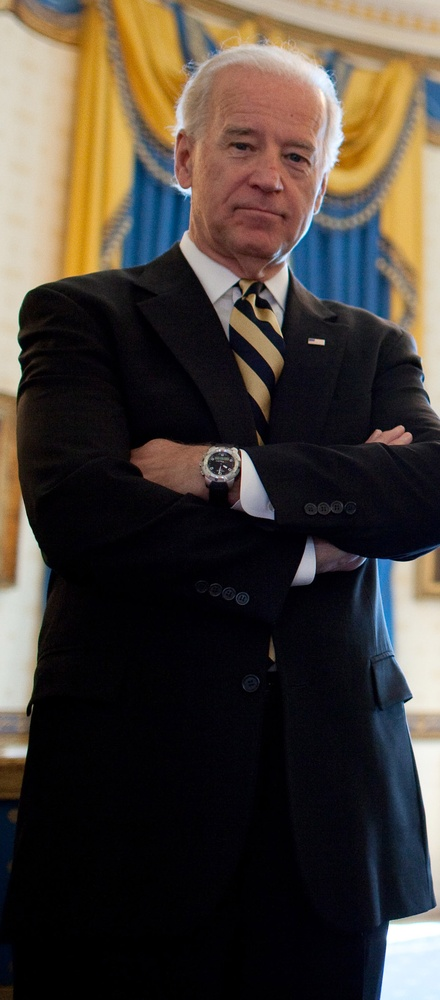
#> input picture Source Code/biden.jpg, 440 x 1000 px, shrunk from 970 x 2204 before the run
$ python channels.py --image biden.jpg
#> lines starting #> are read from the running program, lines starting #| are printed output that depends on the picture
import numpy as np
import argparse
import cv2

# fetching the arguments and save in dictionary
ap = argparse.ArgumentParser()
ap.add_argument("-i", "--image", required = True, help = "Enter path to the image")
args = vars(ap.parse_args())

# loading and converting the image into numpy array
image = cv2.imread(args["image"])
#> image is the input picture: shape (1000, 440, 3); mean B, G, R 55.5, 62.7, 70.8
#cv2.imshow("Original", image)
#cv2.waitKey(0)

#split the image based on channels
(B, G, R) = cv2.split(image)
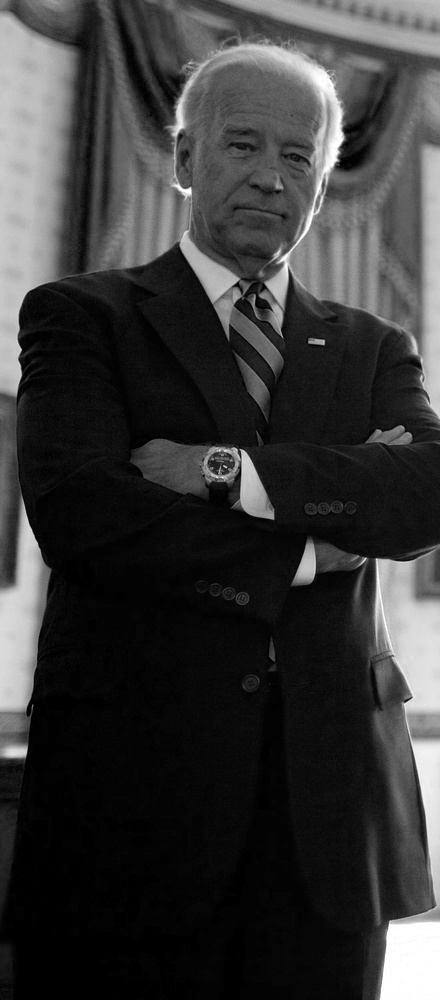
#> B: shape (1000, 440); min 0, max 255, mean 55.5
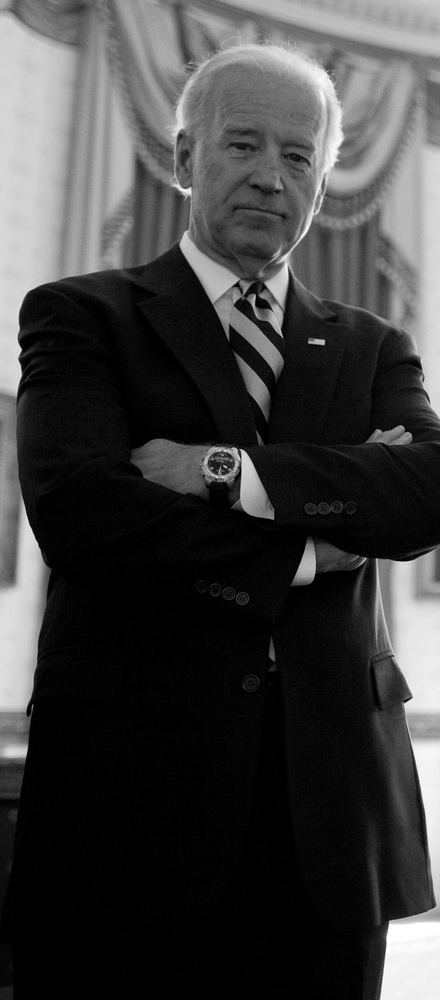
#> G: shape (1000, 440); min 0, max 255, mean 62.7
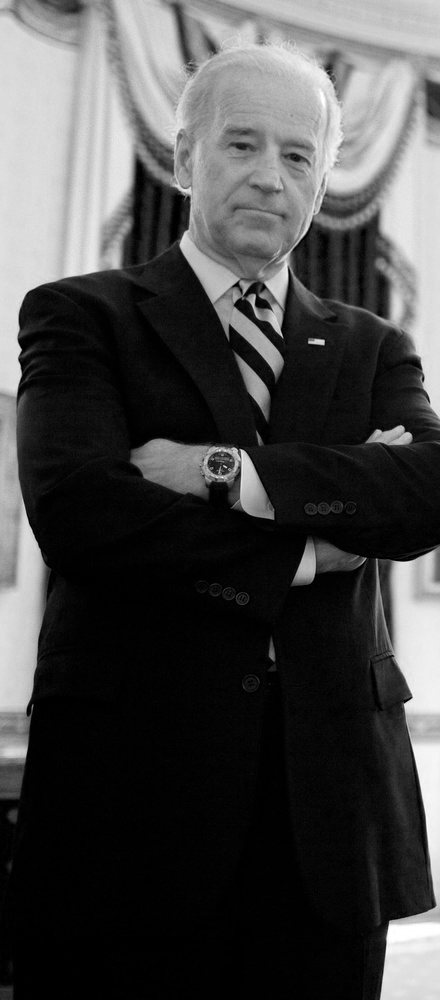
#> R: shape (1000, 440); min 0, max 255, mean 70.8

cv2.imshow("Red", R)
cv2.imshow("Green", G)
cv2.imshow("Blue", B)
cv2.waitKey(0)


#alternate method
zeros = np.zeros(image.shape[:2], dtype = "uint8")
cv2.imshow("Red", cv2.merge([zeros, zeros, R]))
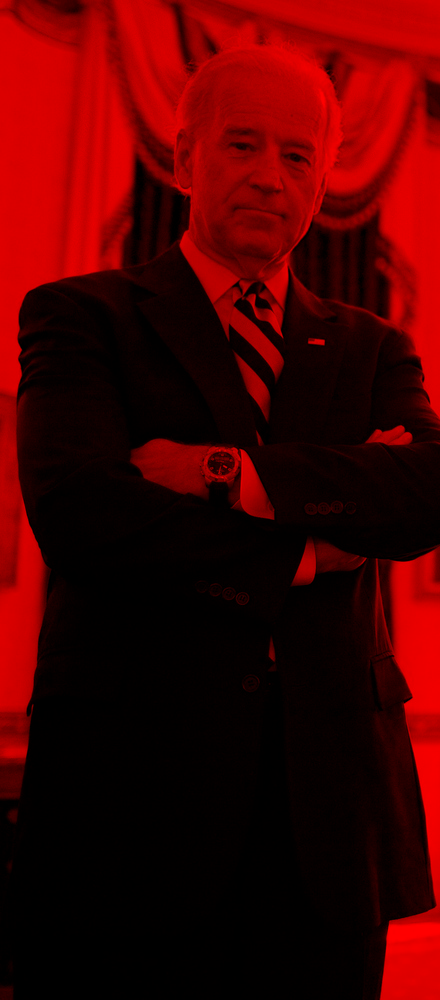
#> window 'Red': shape (1000, 440, 3); mean B, G, R 0, 0, 70.8
cv2.imshow("Green", cv2.merge([zeros, G, zeros]))
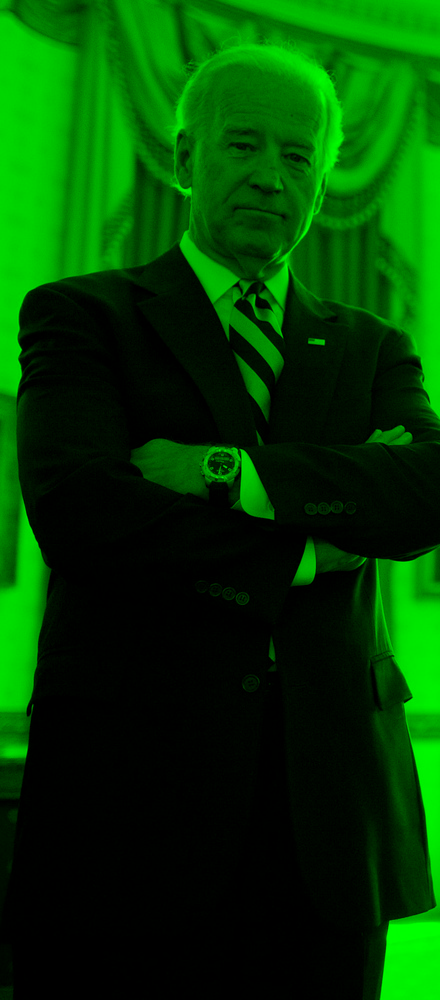
#> window 'Green': shape (1000, 440, 3); mean B, G, R 0, 62.7, 0
cv2.imshow("Blue", cv2.merge([B, zeros, zeros]))
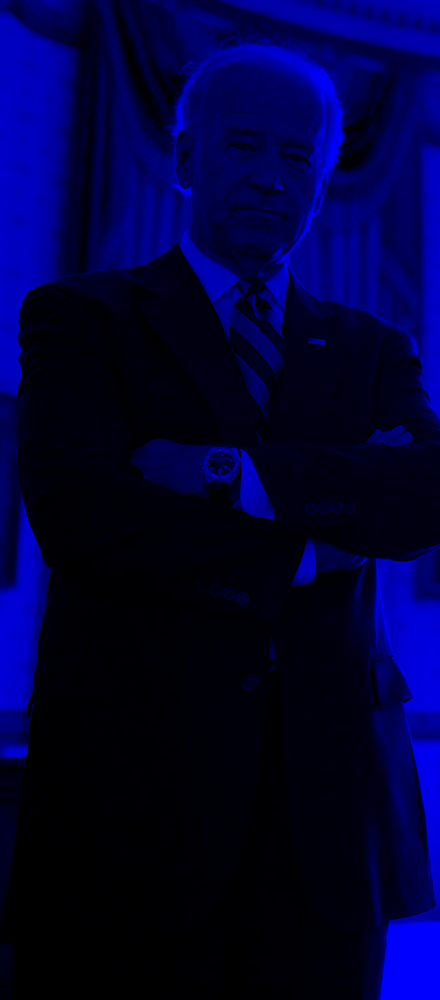
#> window 'Blue': shape (1000, 440, 3); mean B, G, R 55.5, 0, 0
cv2.waitKey(0)

#merge back the channels
merged = cv2.merge([B, G, R])
cv2.imshow("merged", merged)
cv2.waitKey(0)

$ run again, on Source Code/obama.jpg
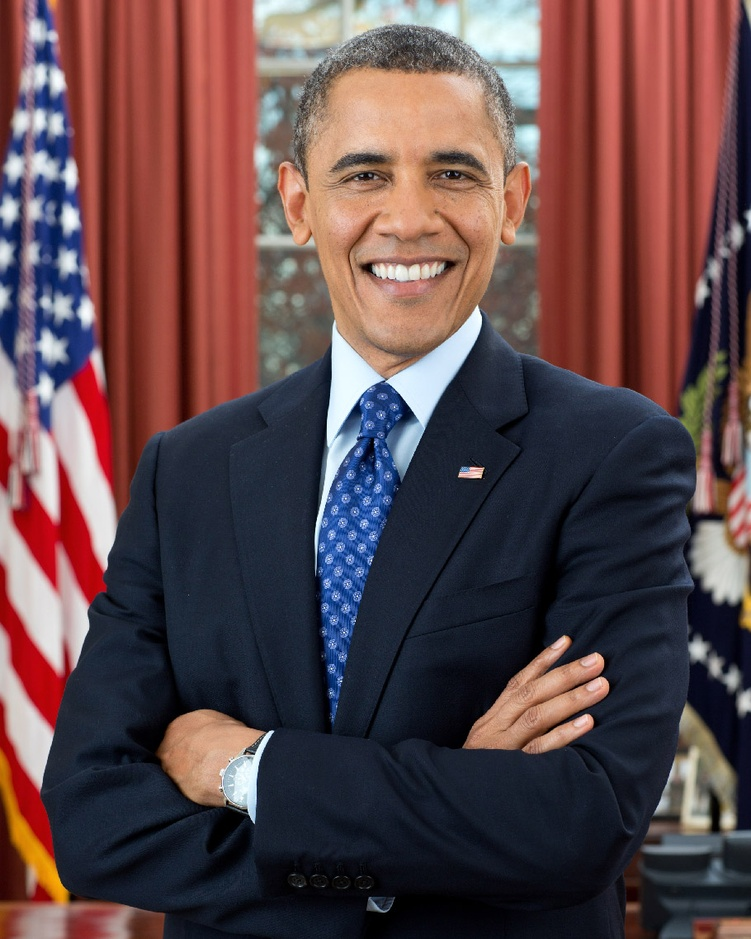
#> input picture Source Code/obama.jpg, 751 x 939 px, shrunk from 910 x 1137 before the run
#> image is the input picture: shape (939, 751, 3); mean B, G, R 74.7, 71.7, 95
#> `cv2.imshow("Green", cv2.merge([zeros, G, zeros]))`:
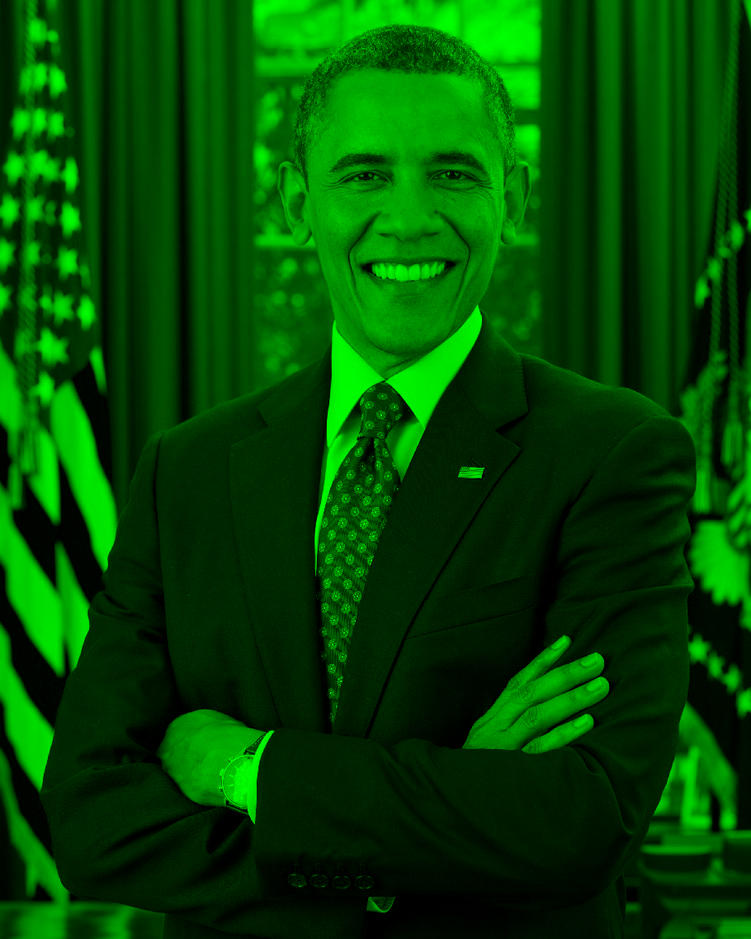
#> window 'Green': shape (939, 751, 3); mean B, G, R 0, 71.7, 0
#> `cv2.imshow("Blue", cv2.merge([B, zeros, zeros]))`:
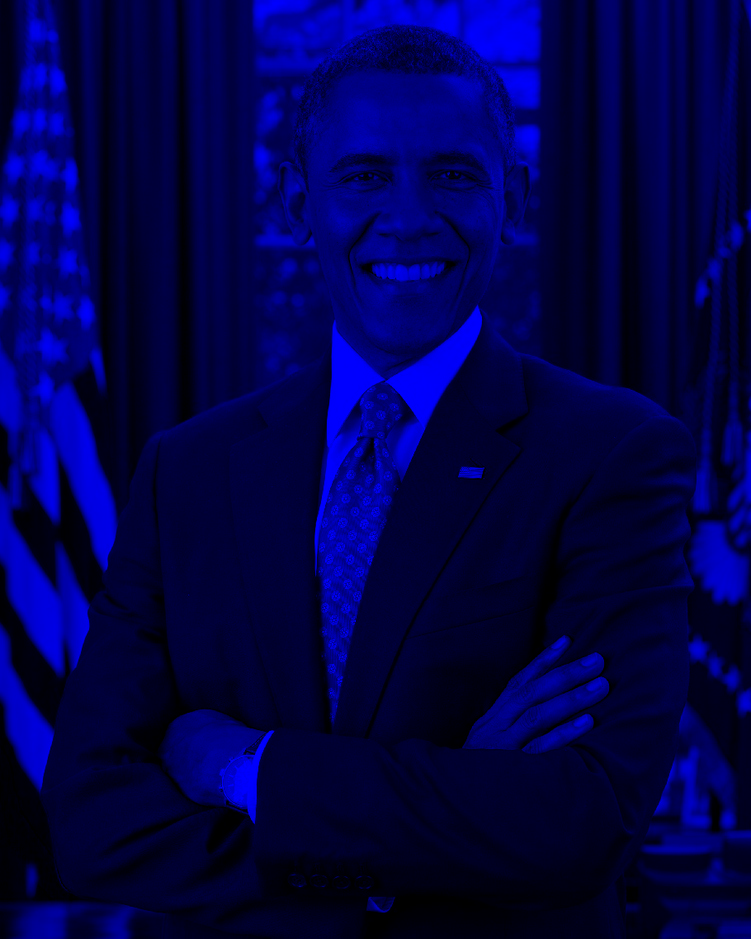
#> window 'Blue': shape (939, 751, 3); mean B, G, R 74.7, 0, 0

$ run again, on Source Code/presidents.jpg
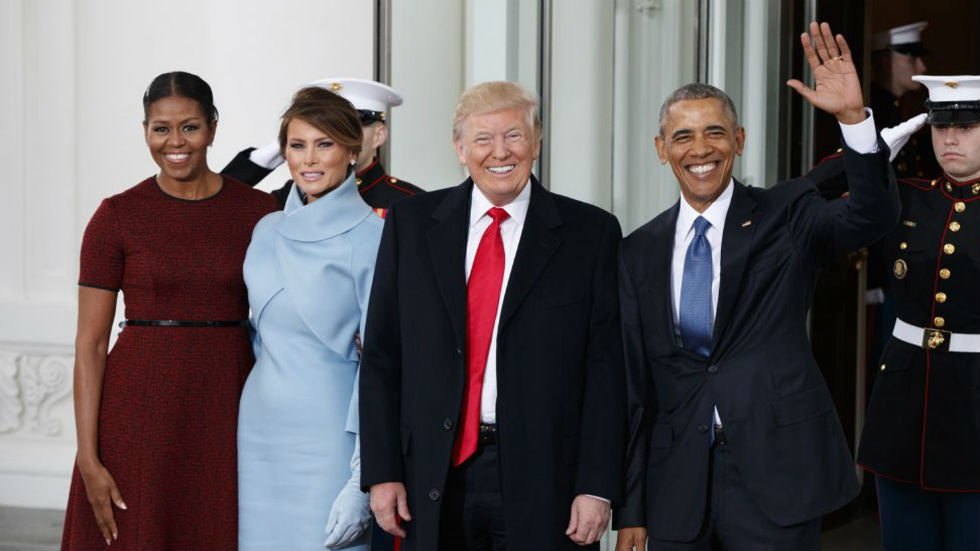
#> input picture Source Code/presidents.jpg, 980 x 551 px
#> image is the input picture: shape (551, 980, 3); mean B, G, R 93.3, 90.8, 96.3
#> `cv2.imshow("Green", cv2.merge([zeros, G, zeros]))`:
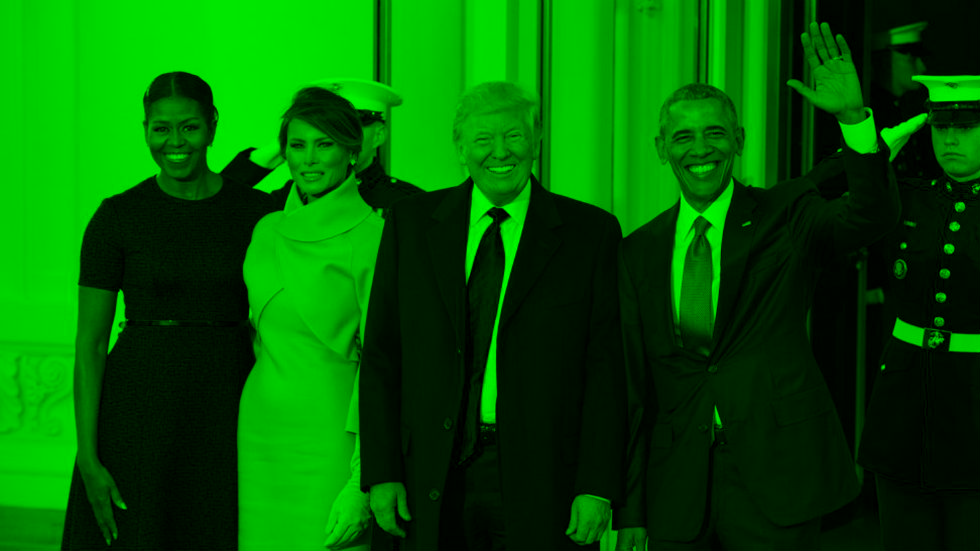
#> window 'Green': shape (551, 980, 3); mean B, G, R 0, 90.8, 0
#> `cv2.imshow("Blue", cv2.merge([B, zeros, zeros]))`:
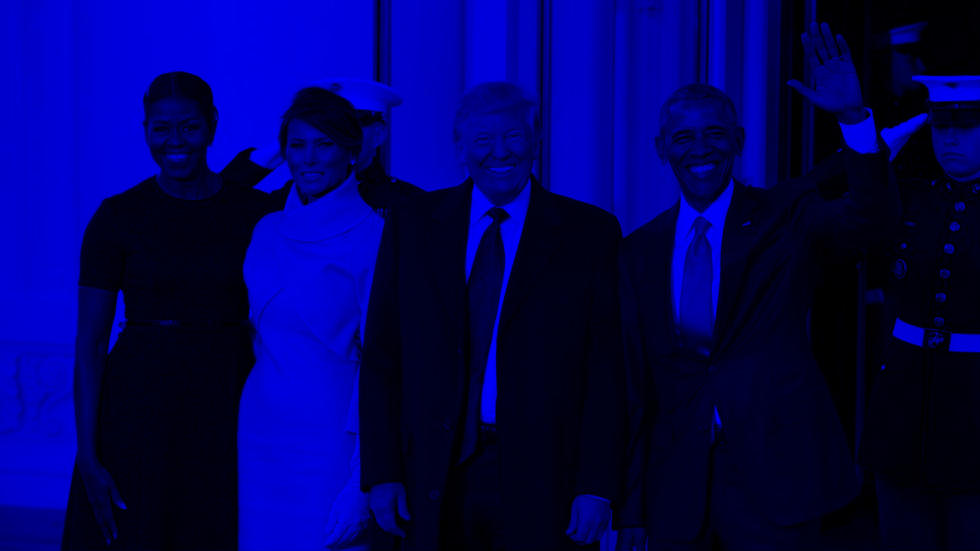
#> window 'Blue': shape (551, 980, 3); mean B, G, R 93.3, 0, 0
